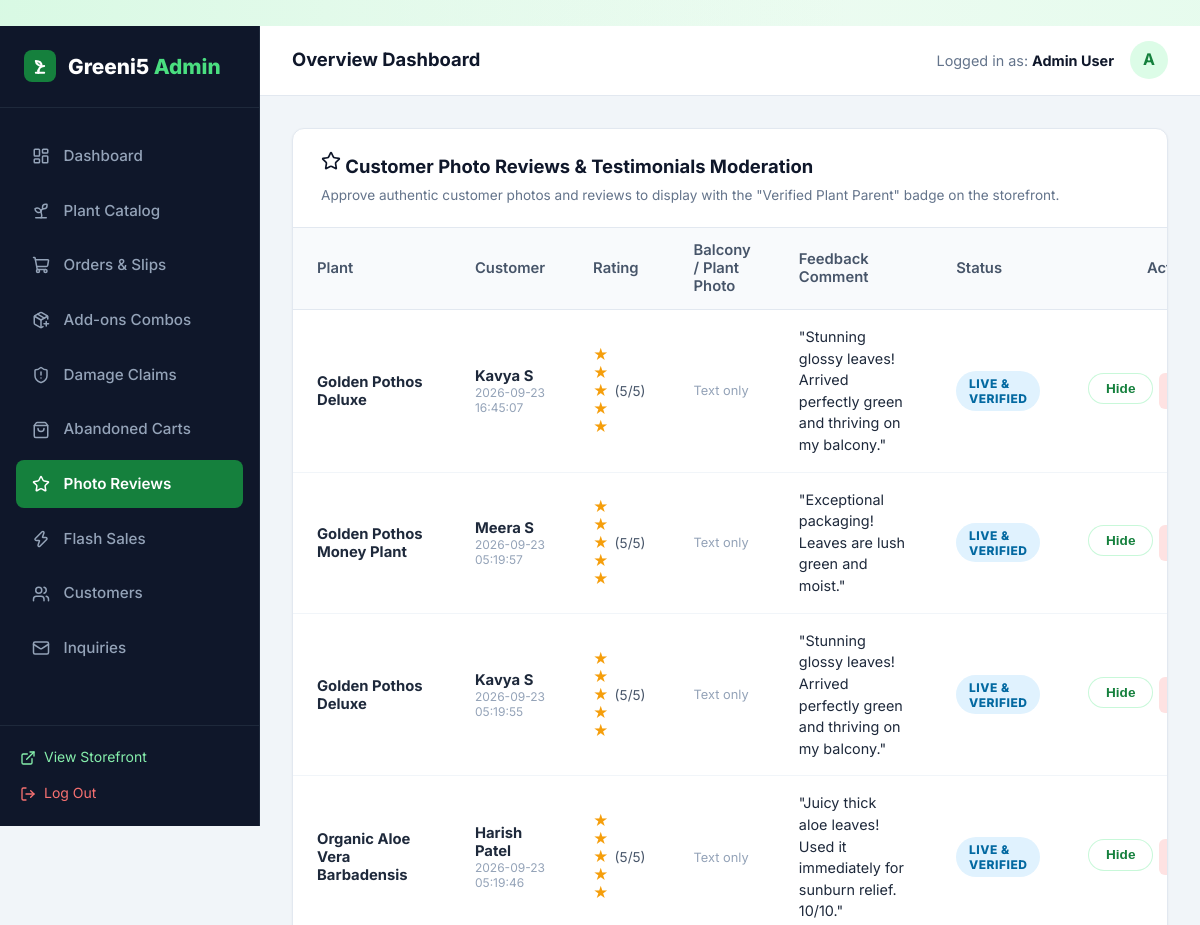
Before: /admin/reviews (signed in, upper part) with the older database file.
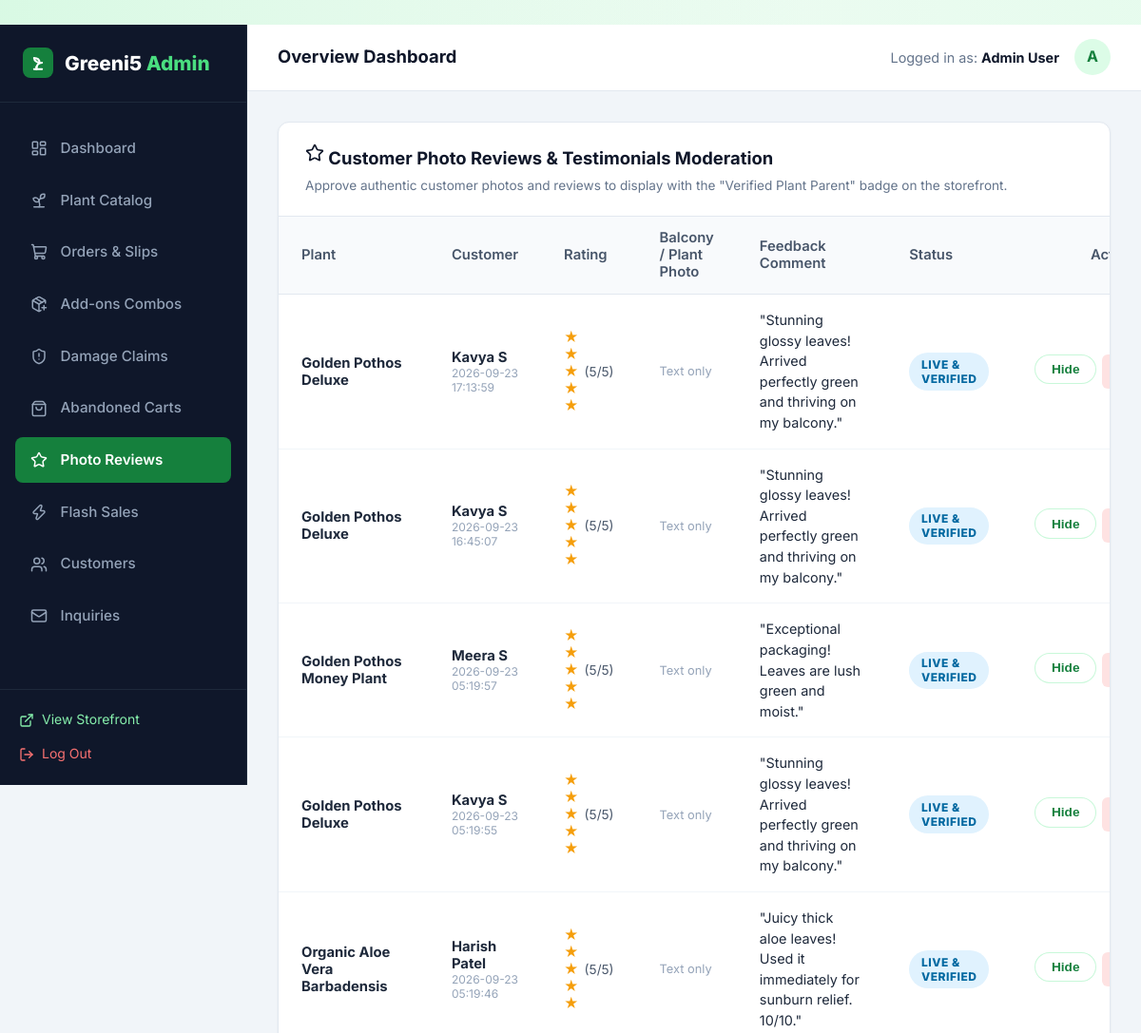
After: the same page with the newer database file.
### tables this page shows
CREATE TABLE reviews (
    id INTEGER PRIMARY KEY AUTOINCREMENT,
    plant_id INTEGER NOT NULL,
    user_id INTEGER,
    user_name TEXT NOT NULL,
    rating INTEGER NOT NULL CHECK(rating >= 1 AND rating <= 5),
    comment TEXT NOT NULL,
    created_at TIMESTAMP DEFAULT CURRENT_TIMESTAMP, photo_url TEXT DEFAULT '', is_approved INTEGER DEFAULT 1,
    FOREIGN KEY (plant_id) REFERENCES plants(id) ON DELETE CASCADE,
    FOREIGN KEY (user_id) REFERENCES users(id) ON DELETE SET NULL
);

CREATE TABLE plants (
    id INTEGER PRIMARY KEY AUTOINCREMENT,
    category_id INTEGER NOT NULL,
    name TEXT NOT NULL,
    slug TEXT NOT NULL UNIQUE,
    price REAL NOT NULL,
    discount_price REAL,
    stock INTEGER NOT NULL DEFAULT 10,
    description TEXT NOT NULL,
    sunlight TEXT,
    watering TEXT,
    temperature TEXT,
    soil TEXT,
    difficulty TEXT DEFAULT 'Easy',
    is_featured INTEGER DEFAULT 0,
    is_bestseller INTEGER DEFAULT 0,
    created_at TIMESTAMP DEFAULT CURRENT_TIMESTAMP,
    FOREIGN KEY (category_id) REFERENCES categories(id) ON DELETE CASCADE
);

### app.py (the view)
@app.route('/admin/reviews')
@admin_required
def admin_reviews():
    reviews = query_db('''
        SELECT r.*, p.name as plant_name
        FROM reviews r
        JOIN plants p ON r.plant_id = p.id
        ORDER BY r.id DESC
    ''')
    return render_template('admin/reviews_moderation.html', reviews=reviews)

### app.py (called while the page is built)
def admin_required(f):
    @wraps(f)
    def decorated_function(*args, **kwargs):
        if 'user_id' not in session:
            flash('Admin authentication required.', 'warning')
            return redirect(url_for('login', next=request.url))
        user = query_db('SELECT role FROM users WHERE id = ?', (session['user_id'],), one=True)
        if not user or user['role'] != 'admin':
            flash('Access denied. Administrator privileges required.', 'danger')
            return redirect(url_for('index'))
        return f(*args, **kwargs)
    return decorated_function

### database.py (called while the page is built)
def get_db():
    db = getattr(g, '_database', None)
    if db is None:
        db = g._database = sqlite3.connect(DATABASE)
        db.row_factory = sqlite3.Row
        db.execute('PRAGMA foreign_keys = ON;')
    return db

def query_db(query, args=(), one=False):
    cur = get_db().execute(query, args)
    rv = cur.fetchall()
    cur.close()
    return (rv[0] if rv else None) if one else rv

### templates/admin/reviews_moderation.html (shortened to what this page needs)
﻿{% extends "admin/base_admin.html" %}
{% block admin_content %}
<div class="admin-card">
  <div class="admin-card-header">
    <div>
      <h3 class="admin-card-title"><i data-lucide="star" style="width: 20px;"></i> Customer Photo Reviews & Testimonials Moderation</h3>
      <p style="font-size: 0.85rem; color: #64748b; margin-top: 4px;">Approve authentic customer photos and reviews to display with the "Verified Plant Parent" badge on the storefront.</p>
    </div>
  </div>
  <div class="table-responsive">
    <table class="admin-table">
      <thead>
        <tr>
          <th>Plant</th>
          <th>Customer</th>
          <th>Rating</th>
          <th>Balcony / Plant Photo</th>
          <th>Feedback Comment</th>
          <th>Status</th>
          <th style="text-align: right;">Action</th>
        </tr>
      </thead>
      <tbody>
        {% for rev in reviews %}
        <tr>
          <td>
            <strong>{{ rev.plant_name }}</strong>
          </td>
          <td>
            <div><strong>{{ rev.user_name }}</strong></div>
            <div style="font-size: 0.75rem; color: #94a3b8;">{{ rev.created_at }}</div>
          </td>
          <td>
            <div style="display: flex; align-items: center; gap: 2px; color: #f59e0b;">
              {% for i in range(rev.rating) %}
                &#9733;
              {% endfor %}
              <span style="color: #475569; font-size: 0.85rem; margin-left: 4px;">({{ rev.rating }}/5)</span>
            </div>
          </td>
          <td>
            {% if rev.photo_url %}
              <a href="{{ rev.photo_url }}" target="_blank">
                <img src="{{ rev.photo_url }}" alt="Plant Photo" style="width: 54px; height: 54px; border-radius: 8px; object-fit: cover; border: 1.5px solid #22c55e;">
              </a>
            {% else %}
              <span style="color: #94a3b8; font-size: 0.8rem;">Text only</span>
            {% endif %}
          </td>
          <td style="font-size: 0.9rem; color: #1e293b; max-width: 280px; line-height: 1.5;">
            "{{ rev.comment }}"
          </td>
          <td>
            {% if rev.is_approved %}
              <span class="badge badge-accepted">Live & Verified</span>
            {% else %}
              <span class="badge badge-pending">Pending Approval</span>
            {% endif %}
          </td>
          <td style="text-align: right;">
            <div style="display: inline-flex; gap: 6px;">
              {% if not rev.is_approved %}
                <form action="{{ url_for('admin_review_approve', review_id=rev.id) }}" method="POST" style="display:inline;">
                  <button type="submit" class="btn btn-primary btn-sm" title="Approve review">
                    <i data-lucide="check" style="width: 14px;"></i> Approve
                  </button>
                </form>
              {% else %}
                <form action="{{ url_for('admin_review_reject', review_id=rev.id) }}" method="POST" style="display:inline;">
                  <button type="submit" class="btn btn-secondary btn-sm" title="Hide review">
                    Hide
                  </button>
                </form>
              {% endif %}
              <form action="{{ url_for('admin_review_delete', review_id=rev.id) }}" method="POST" style="display:inline;" onsubmit="return confirm('Delete this review completely?');">
                <button type="submit" class="btn btn-sm" style="background: #fee2e2; color: #dc2626; border: none; padding: 6px 10px; border-radius: 6px; cursor: pointer;">
                </button>
              </form>
            </div>
          </td>
        </tr>
        {% else %}
        <tr>
          <td colspan="7" style="text-align: center; padding: 2.5rem; color: #64748b;">
            No reviews submitted yet!
          </td>
        </tr>
        {% endfor %}
      </tbody>
    </table>
  </div>
</div>
{% endblock %}

Changed rows visible on the page:
added reviews: plant_name "Golden Pothos Deluxe", user_name "Kavya S", created_at "2026-09-23 17:13:59", rating "5", photo_url "Text only", comment "Stunning glossy leaves! Arrived perfectly green and thriving on my balcony.", is_approved "LIVE & VERIFIED"
